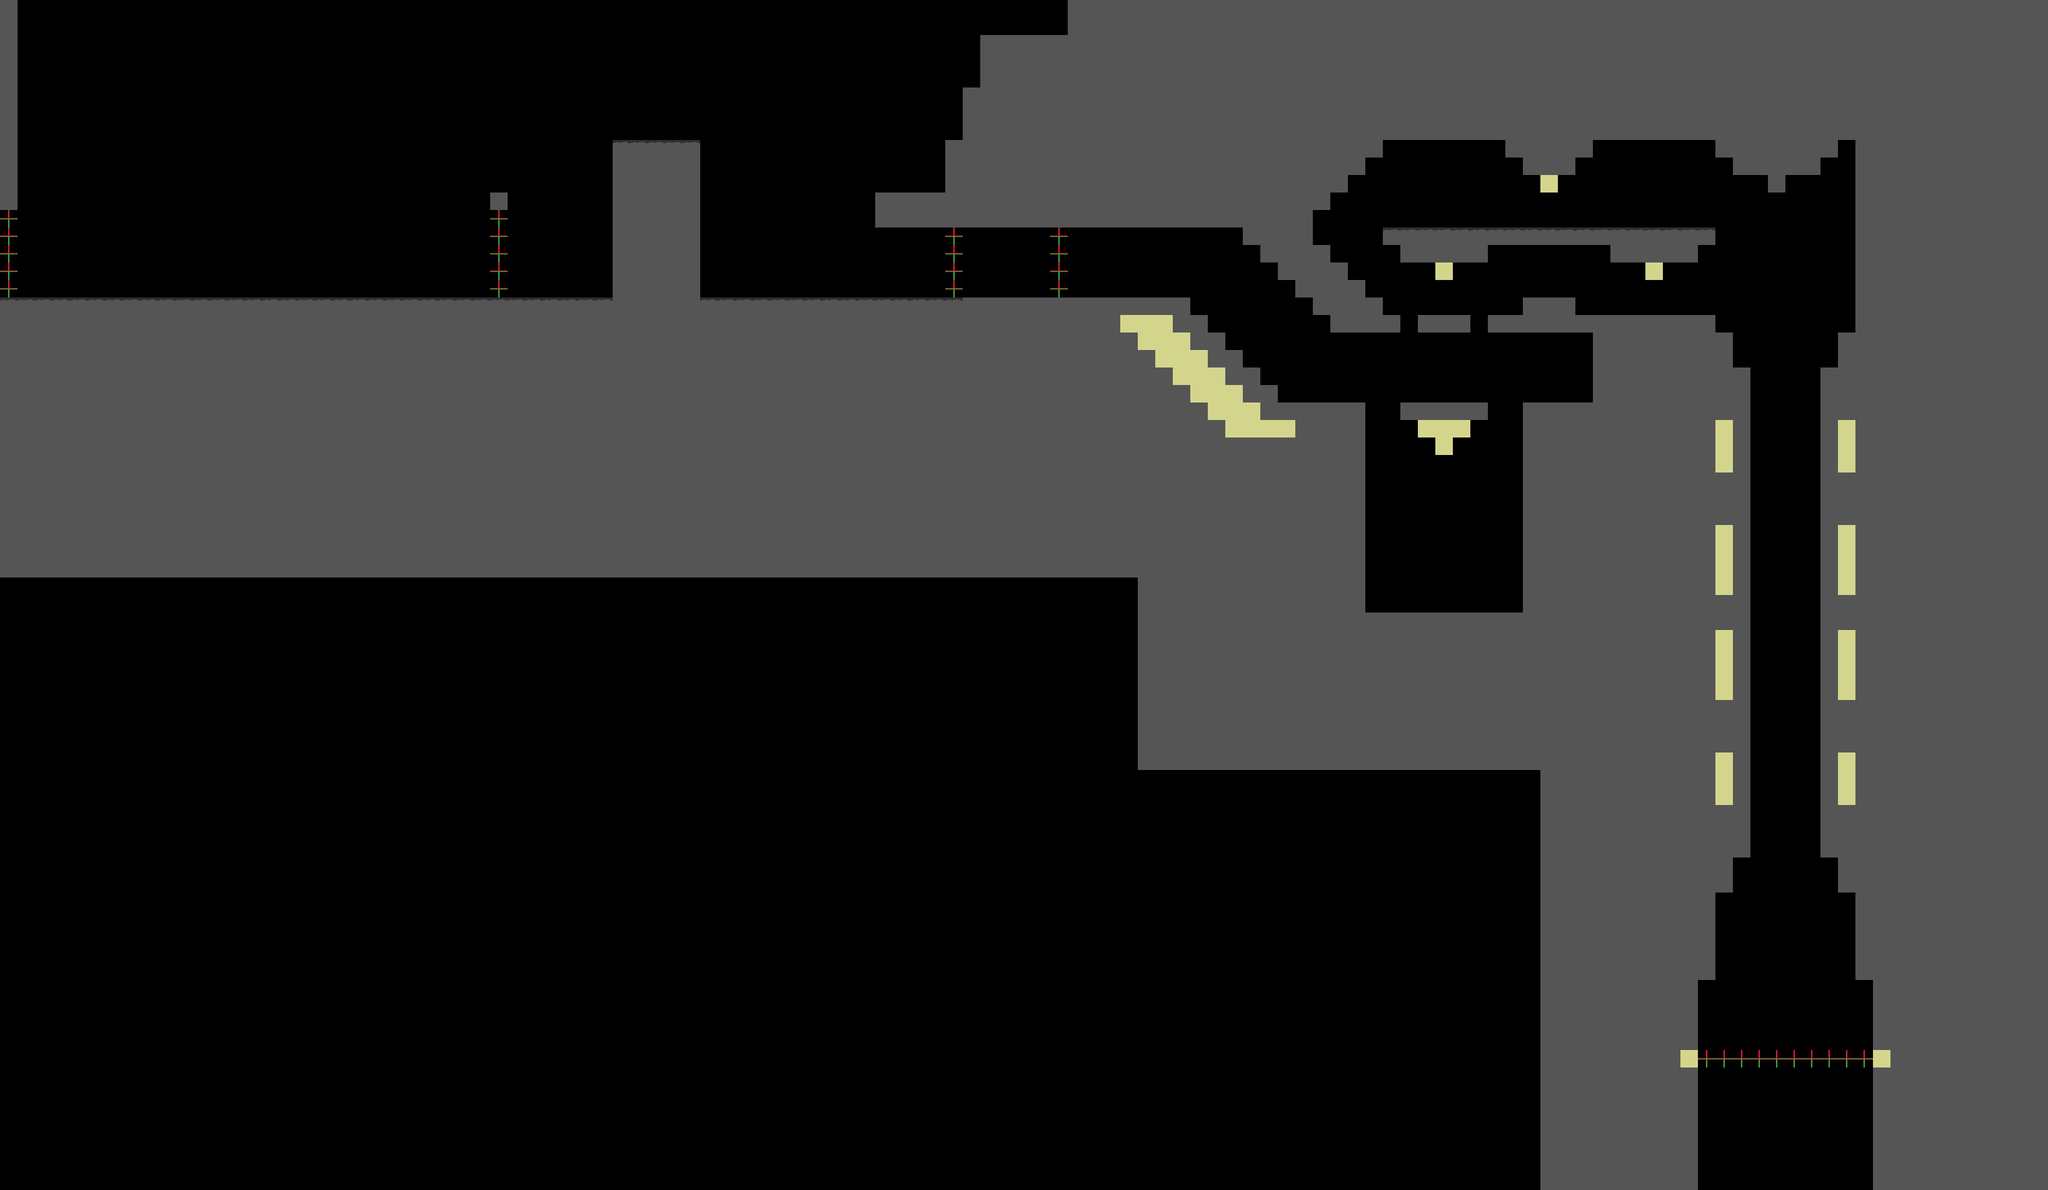

This is a level from a 2D game, rendered from its Tiled map with the project's own tilesets. A one-line summary and the map file follow, with tile-layer data summarised:
An orthogonal 117x68 tile map with 32x32 px tiles, 1 tile layer (main), 1 hidden layer not drawn and 36 objects (20x elevator, 5x switch, 4x gate, 3x checkpoint, darkZone, ...).

<map version="1.0" tiledversion="1.0.3" orientation="orthogonal" renderorder="right-down" width="117" height="68" tilewidth="32" tileheight="32" nextobjectid="42">
 <properties>
  <property name="cameraHeight" type="float" value="0" />
  <property name="cameraWidth" type="float" value="20" />
 </properties>
 <tileset firstgid="1" source="../../textures/tilesets/test/testTileset.tsx" />
 <layer name="background" width="117" height="68" visible="0">
  <data>[7956 cells, 369 non-empty, 2 distinct tile ids]</data>
 </layer>
 <layer name="main" width="117" height="68">
  <data>[7956 cells, 3477 non-empty, 4 distinct tile ids]</data>
 </layer>
 <objectgroup name="gateNetwork">
  <object id="9" name="10" type="gate" x="0" y="512" width="32" height="32">
   <properties>
    <property name="id" type="int" value="10" />
    <property name="inverted" type="bool" value="false" />
    <property name="speed" type="float" value="10" />
   </properties>
  </object>
  <object id="10" name="1" type="switch" x="896" y="320" width="32" height="32">
   <properties>
    <property name="id" type="float" value="1" />
   </properties>
  </object>
  <object id="11" name="1" type="gate" x="896" y="512" width="32" height="32">
   <properties>
    <property name="id" type="int" value="1" />
    <property name="inverted" type="bool" value="false" />
    <property name="speed" type="float" value="5" />
   </properties>
  </object>
  <object id="12" name="1r" type="elevator" x="1056" y="512" width="32" height="32">
   <properties>
    <property name="height" type="float" value="9" />
    <property name="id" type="int" value="1" />
    <property name="inverted" type="bool" value="true" />
    <property name="speed" type="float" value="10" />
   </properties>
  </object>
  <object id="14" name="1r" type="elevator" x="1088" y="512" width="32" height="32">
   <properties>
    <property name="height" type="float" value="9" />
    <property name="id" type="int" value="1" />
    <property name="inverted" type="bool" value="true" />
    <property name="speed" type="float" value="10" />
   </properties>
  </object>
  <object id="15" name="1" type="elevator" x="1280" y="512" width="32" height="32">
   <properties>
    <property name="height" type="float" value="9" />
    <property name="id" type="int" value="1" />
    <property name="inverted" type="bool" value="false" />
    <property name="speed" type="float" value="10" />
   </properties>
  </object>
  <object id="16" name="1" type="elevator" x="1312" y="512" width="32" height="32">
   <properties>
    <property name="height" type="float" value="9" />
    <property name="id" type="int" value="1" />
    <property name="inverted" type="bool" value="false" />
    <property name="speed" type="float" value="10" />
   </properties>
  </object>
  <object id="17" name="2" type="switch" x="1664" y="512" width="32" height="32">
   <properties>
    <property name="id" type="float" value="2" />
   </properties>
  </object>
  <object id="19" name="2" type="gate" x="1728" y="512" width="32" height="32">
   <properties>
    <property name="id" type="int" value="2" />
    <property name="inverted" type="bool" value="false" />
    <property name="speed" type="float" value="4" />
   </properties>
  </object>
  <object id="20" name="2r" type="gate" x="1920" y="512" width="32" height="32">
   <properties>
    <property name="id" type="int" value="2" />
    <property name="inverted" type="bool" value="true" />
    <property name="speed" type="float" value="4" />
   </properties>
  </object>
  <object id="21" name="2" type="switch" x="1856" y="512" width="32" height="32">
   <properties>
    <property name="id" type="float" value="2" />
   </properties>
  </object>
  <object id="23" name="3" type="switch" x="2848" y="704" width="32" height="32">
   <properties>
    <property name="id" type="float" value="3" />
   </properties>
  </object>
  <object id="24" name="3r" type="elevator" x="2528" y="1088" width="32" height="32">
   <properties>
    <property name="height" type="float" value="12" />
    <property name="id" type="int" value="3" />
    <property name="inverted" type="bool" value="true" />
    <property name="speed" type="float" value="10" />
   </properties>
  </object>
  <object id="25" name="3r" type="elevator" x="2496" y="1088" width="32" height="32">
   <properties>
    <property name="height" type="float" value="12" />
    <property name="id" type="int" value="3" />
    <property name="inverted" type="bool" value="true" />
    <property name="speed" type="float" value="10" />
   </properties>
  </object>
  <object id="26" name="3r" type="elevator" x="2720" y="1088" width="32" height="32">
   <properties>
    <property name="height" type="float" value="12" />
    <property name="id" type="int" value="3" />
    <property name="inverted" type="bool" value="true" />
    <property name="speed" type="float" value="10" />
   </properties>
  </object>
  <object id="27" name="3r" type="elevator" x="2752" y="1088" width="32" height="32">
   <properties>
    <property name="height" type="float" value="12" />
    <property name="id" type="int" value="3" />
    <property name="inverted" type="bool" value="true" />
    <property name="speed" type="float" value="10" />
   </properties>
  </object>
  <object id="28" name="4" type="elevator" x="2560" y="704" width="32" height="32">
   <properties>
    <property name="height" type="float" value="2" />
    <property name="id" type="int" value="4" />
    <property name="inverted" type="bool" value="false" />
    <property name="speed" type="float" value="4" />
   </properties>
  </object>
  <object id="29" name="4" type="elevator" x="2688" y="704" width="32" height="32">
   <properties>
    <property name="height" type="float" value="2" />
    <property name="id" type="int" value="4" />
    <property name="inverted" type="bool" value="false" />
    <property name="speed" type="float" value="4" />
   </properties>
  </object>
  <object id="30" name="4" type="switch" x="2624" y="1088" width="32" height="32">
   <properties>
    <property name="id" type="float" value="4" />
   </properties>
  </object>
  <object id="31" name="10r" type="elevator" x="3104" y="1920" width="32" height="32">
   <properties>
    <property name="height" type="float" value="1" />
    <property name="id" type="int" value="10" />
    <property name="inverted" type="bool" value="true" />
    <property name="speed" type="float" value="10" />
   </properties>
  </object>
  <object id="32" name="10r" type="elevator" x="3136" y="1920" width="32" height="32">
   <properties>
    <property name="height" type="float" value="1" />
    <property name="id" type="int" value="10" />
    <property name="inverted" type="bool" value="true" />
    <property name="speed" type="float" value="10" />
   </properties>
  </object>
  <object id="33" name="10r" type="elevator" x="3168" y="1920" width="32" height="32">
   <properties>
    <property name="height" type="float" value="1" />
    <property name="id" type="int" value="10" />
    <property name="inverted" type="bool" value="true" />
    <property name="speed" type="float" value="10" />
   </properties>
  </object>
  <object id="34" name="10r" type="elevator" x="3200" y="1920" width="32" height="32">
   <properties>
    <property name="height" type="float" value="1" />
    <property name="id" type="int" value="10" />
    <property name="inverted" type="bool" value="true" />
    <property name="speed" type="float" value="10" />
   </properties>
  </object>
  </objectgroup>
 <objectgroup name="area" visible="0">
  <!-- 1 objects omitted --></objectgroup>
 <objectgroup name="meta">
  <!-- 6 objects omitted --></objectgroup>
</map>
<!-- 13 of 36 objects omitted -->
